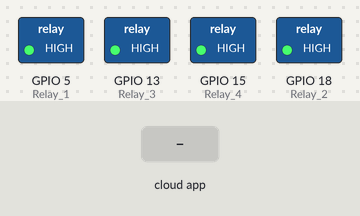
Simulated run of this sketch. Board: ESP32. Parts: switched loads named in the sketch (green lamp = pin HIGH). Inputs (shaded band) come from the test bench. WiFi joins after 1.5 s; servers stay silent unless stated; the Firebase database answers and starts empty; what the sketch prints to the serial monitor is not drawn.

Above: at 2.7 s.
2.8 s: the phone or cloud app sets Relay_1 to 1
At 4.5 s:
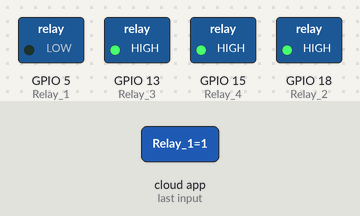
4.8 s: the phone or cloud app sets Relay_2 to 1
At 6.0 s:
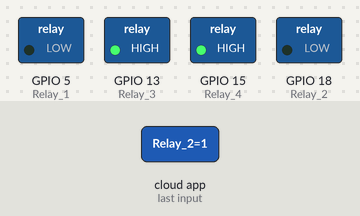
6.6 s: the phone or cloud app sets Relay_3 to 1
At 7.4 s:
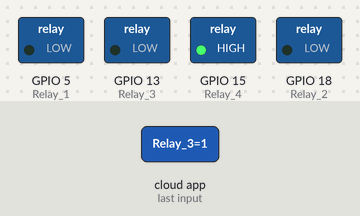
8.4 s: the phone or cloud app sets Relay_1 to 0
At 10.5 s:
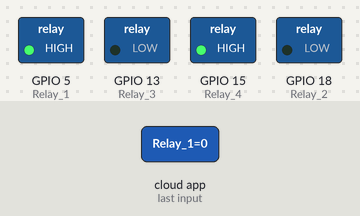
10.8 s: the phone or cloud app sets Relay_4 to 1
At 11.9 s:
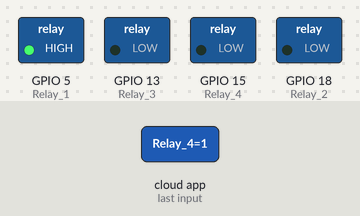
12.6 s: the phone or cloud app sets Relay_2 to 0
At 13.4 s:
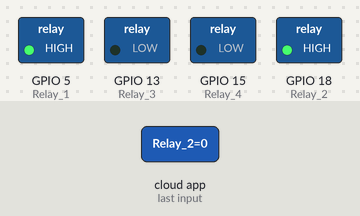
Timing chart, 0 to 15.4 s (numbered marks = the images above; inputs shaded):
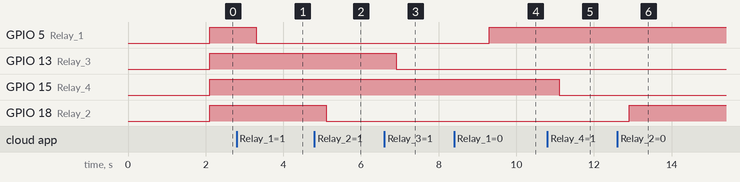

The sketch:

Relay_WebServer.ino
```cpp
#include <WiFi.h>
#include <IOXhop_FirebaseESP32.h>
#include <ArduinoJson.h>

#define WIFI_SSID  "iPhone de Stenio Anselmo"
#define PASSWORD_WIFI "stenio123"
#define FIREBASE_HOST  "https://webserver-e057f-default-rtdb.firebaseio.com"
#define FIREBASE_AUTH  "AIzaSyCqMb4laAgyBu1EYr4R9rtzoODVN0y7a8E"

int Relay_1 = 5;
int Relay_2 = 18;
int Relay_3 = 13;
int Relay_4 = 15;
int Estado_Relay_1;
int Estado_Relay_2;
int Estado_Relay_3;
int Estado_Relay_4;
void setup() {
  Serial.begin(115200);
  Serial.println();

  WiFi.begin(WIFI_SSID, PASSWORD_WIFI);
  Serial.print("Conectando ao WiFi");

  while(WiFi.status() != WL_CONNECTED){
    Serial.println(".");
    delay(300);
  }
  Serial.println();

  Firebase.begin(FIREBASE_HOST, FIREBASE_AUTH);

  pinMode(Relay_1, OUTPUT);
  pinMode(Relay_2, OUTPUT) ;
  pinMode(Relay_3, OUTPUT);
  pinMode(Relay_4, OUTPUT);
}
void loop() {

  Estado_Relay_1 = Firebase.getInt("/Estado_Relay1/Relay_1");
  Estado_Relay_2 = Firebase.getInt("/Estado_Relay2/Relay_2");
  Estado_Relay_3 = Firebase.getInt("/Estado_Relay3/Relay_3");
  Estado_Relay_4 = Firebase.getInt("/Estado_Relay4/Relay_4");

  if(Estado_Relay_1 == 1){
      digitalWrite(Relay_1, LOW);
    }else{
      digitalWrite(Relay_1, HIGH);
      }

  if(Estado_Relay_2 == 1){
      digitalWrite(Relay_2, LOW);
    }else{
      digitalWrite(Relay_2, HIGH);
      }

  if(Estado_Relay_3 == 1){
      digitalWrite(Relay_3, LOW);
    }else{
      digitalWrite(Relay_3, HIGH);
    }

   if(Estado_Relay_4 == 1){
      digitalWrite(Relay_4, LOW);
    }else{
      digitalWrite(Relay_4, HIGH);
    }

}
```

Measured:
- after the input at 2.8 s, GPIO 5 (Relay_1): HIGH → LOW after 0.50 s
- after the input at 4.8 s, GPIO 18 (Relay_2): HIGH → LOW after 0.31 s
- after the input at 6.6 s, GPIO 13 (Relay_3): HIGH → LOW after 0.31 s
- after the input at 8.4 s, GPIO 5 (Relay_1): LOW → HIGH after 0.91 s
- after the input at 10.8 s, GPIO 15 (Relay_4): HIGH → LOW after 0.31 s
- after the input at 12.6 s, GPIO 18 (Relay_2): LOW → HIGH after 0.31 s
